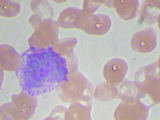
#> input picture Image Morphology/BASOPHIL_resized.png, 160 x 120 px
$ jupyter execute --allow-errors pcdcmod7.ipynb
#> lines starting #> are read from the running program, lines starting #| are printed output that depends on the picture
[cell 1]
import cv2 as cv #melakukan import library cv2 sebagai cv
import matplotlib.pyplot as plt #melakukan import library matplotlib.pyplot sebagai plt
import numpy as np #melakukan import library numpy sebagai np

[cell 2]
#mendefinisikan fungsi imgImport yang berfungsi untuk meng-convert citra dari mode warna BGR ke RGB
def imgImport(citra):
#> called with citra = 'BASOPHIL_resized.png'
    img = cv.imread(citra) #memasukkan citra dari parameter ke variabel img
#> img is the input picture: shape (120, 160, 3); mean B, G, R 181.3, 172.3, 186.4
    rgbImg = cv.cvtColor(img, cv.COLOR_BGR2RGB) #meng-convert citra pada img
    return rgbImg #mengembalikan hasil convert citra kepada fungsi

[cell 3]
#mendefinisikan dataset yang akan digunakan proses morfologi
datasets = np.array(["BASOPHIL.png",
                    "EOSINOPHIL.png",
                    "LYMPHOCYTE.png",
                    "MONOCYTE.png",
                    "NEUTROPHIL.png"])

datasetsAwal = np.array(["BASOPHIL_resized.png",
                        "EOSINOPHIL_resized.png",
                        "LYMPHOCYTE_resized.png",
                        "MONOCYTE_resized.png",
                        "NEUTROPHIL_resized.png"])

[cell 4]
#mendefiniskan fungsi untuk menampilkan dataset awal sebelum diubah ke dalam grayscale dan dilakukan operasi morfologi citra
def showAwal(data):
    plt.figure(figsize=(15,15))
    #perulangan untuk menelusuri semua elemen pada array dan menampilkannya satu persatu setelah di konversi ke mode warna RGB
    for i in range(len(data)):
        plt.subplot(1,len(data),i+1)
        plt.title(data[i][:-4])
        plt.imshow(imgImport(data[i]))
#memanggil fungsi showAwal untuk menapilkan seluruh elemen array dataset pada variabel datasetsAwal
showAwal(datasetsAwal)
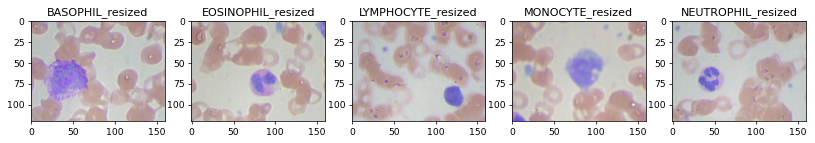
#> figure drawn by matplotlib, 5 panels
